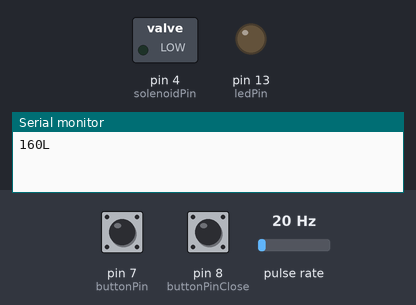
The sketch below on a simulated Arduino Uno, built with avr-gcc and run on an emulated ATmega328P. On the bench: switched loads named in the sketch (green lamp = pin HIGH), output pins drawn as LEDs (lit = HIGH), the last lines printed to the serial monitor. Wiring (inferred from the names in the program): pulse sensor: data pin 2. The inputs (shaded band) are chosen by the test bench; at power-on: pin 7 (buttonPin) LOW, pin 8 (buttonPinClose) LOW, pulse rate 20 Hz.

Above: at 1.2 s.
1.3 s: pin 7 (buttonPin) pulled HIGH for 0.15 s
At 1.7 s:
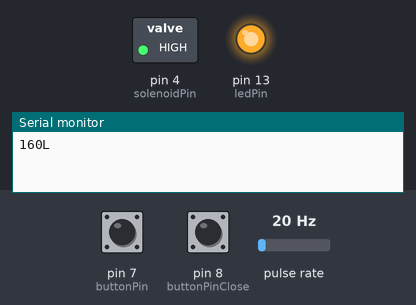
2.9 s: pin 8 (buttonPinClose) pulled HIGH for 0.15 s
At 4.1 s:
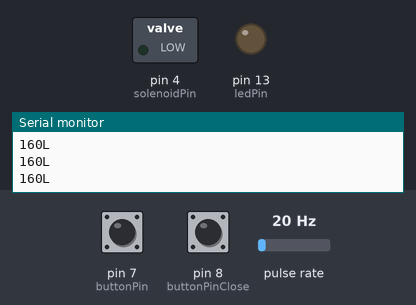
4.5 s: pin 7 (buttonPin) pulled HIGH for 1 s
At 5.3 s:
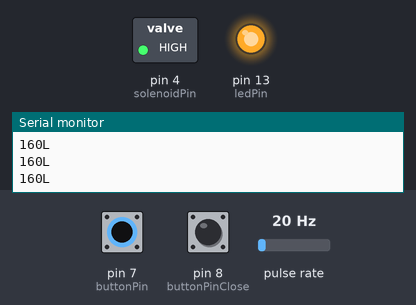
Timing chart, 0 to 7.5 s (numbered marks = the images above; inputs shaded):
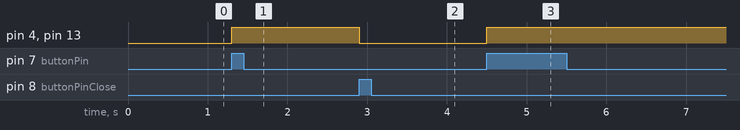

The sketch:

flow_valve.ino
```cpp
/*
   Flow Sensor Tutorial
   http://www.roboindia.com/tutorials/flow-sensor
   Show the readings from flow sensor on Serial Monitor in L/H.


Circuit:

Sensor Singnal Pin ( Yellow ) : Arduino Pin 2
Sensor Black wire: Arduino +5V
Sensor Red wire: Arduino GND


*/

volatile int  flow_frequency;  // Measures flow meter pulses
unsigned int  l_hour;          // Calculated litres/hour
unsigned char flowmeter = 2;  // Flow Meter Pin number
unsigned long currentTime;
unsigned long cloopTime;
const int buttonPin = 7;     // the number of the pushbutton pin
const int buttonPinClose = 8;     // the number of the pushbutton pin
const int ledPin =  13;      // the number of the LED pin
boolean stopSignal= false;
boolean startSignal= false;

String inData;

// variables will change:
int buttonState = 0;         // variable for reading the pushbutton status
int buttonStateClose = 0;         // variable for reading the pushbutton status
void flow ()                  // Interruot function
{
   flow_frequency++;
}

int solenoidPin = 4;
void setup() {
  // put your setup code here, to run once:
  // put your setup code here, to run once:
  pinMode(solenoidPin, OUTPUT);           //Sets the pin as an output

  // initialize the LED pin as an output:
  pinMode(ledPin, OUTPUT);
  // initialize the pushbutton pin as an input:
  pinMode(buttonPin, INPUT);
    // initialize the pushbutton pin as an input:
  pinMode(buttonPinClose, INPUT);

   pinMode(flowmeter, INPUT);
   Serial.begin(19200);
   attachInterrupt(0, flow, RISING); // Setup Interrupt
                                     // see http://arduino.cc/en/Reference/attachInterrupt
   sei();                            // Enable interrupts
   currentTime = millis();
   cloopTime = currentTime;
}

void loop() {
  // put your main code here, to run repeatedly:
// put your main code here, to run repeatedly:
 // read the state of the pushbutton value:
  buttonState = digitalRead(buttonPin);

  // read the state of the pushbutton value:
  buttonStateClose = digitalRead(buttonPinClose);

//Serial.print("Loop start ..");

while (Serial.available() > 0){
    char recieved = Serial.read();
    inData += recieved;
    // Process message when new line character is recieve6d
     if (recieved == '\n'){
            //Serial.print("Arduino Received: ");
            //Serial.print(inData);
            if(inData.equals("STOP\n")){
                stopSignal=true;
            }
            if(inData.equals("START\n")){
                startSignal=true;
            }
             inData = ""; // Clear recieved buffer
        }

  }

   // if it is, the buttonState is HIGH:
  if (buttonState == HIGH  || startSignal==true) {
    //open valve
        digitalWrite(ledPin, HIGH);
        digitalWrite(solenoidPin, HIGH);    //Switch Solenoid ON
        stopSignal=false;
        startSignal=false;
    }
    if (buttonStateClose == HIGH || stopSignal==true) {
    //Close valve
         digitalWrite(ledPin, LOW);
         digitalWrite(solenoidPin, LOW);   //Switch Solenoid OFF
         stopSignal=false;
         startSignal=false;
  }
  // check if the pushbutton is pressed.
  // if it is, the buttonState is HIGH:
 //delay(1000);
  currentTime = millis();
  //Serial.print("Current time ");
  //Serial.println(currentTime);
  //Serial.print("Loop time ");
  //Serial.println(cloopTime);
   // Every second, calculate and print litres/hour
   if(currentTime >= (cloopTime + 1000))
   {
      cloopTime = currentTime;              // Updates cloopTime
      // Pulse frequency (Hz) = 7.5Q, Q is flow rate in L/min. (Results in +/- 3% range)
      l_hour = (flow_frequency * 60 / 7.5); // (Pulse frequency x 60 min) / 7.5Q = flow rate in L/hour
      flow_frequency = 0;                   // Reset Counter
      Serial.print(l_hour, DEC);            // Print litres/hour
      Serial.println("L");
   }
}
```

Measured:
- after the input at 1.3 s, pin 4 (solenoidPin), pin 13 (ledPin): LOW → HIGH at once
- after the input at 2.9 s, pin 4 (solenoidPin), pin 13 (ledPin): HIGH → LOW at once
- after the input at 4.5 s, pin 4 (solenoidPin), pin 13 (ledPin): LOW → HIGH at once
